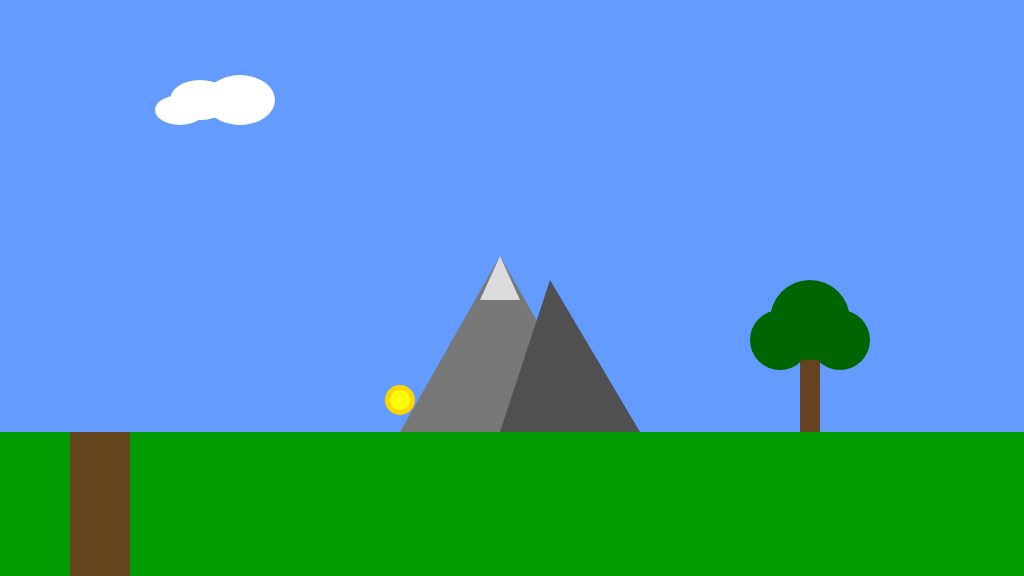
Frame 1 (no input)
Frame 60 (no input): identical to frame 1, image omitted
Frame 120 (the mouse pressed at the canvas centre since frame 60): identical to frame 1, image omitted

The p5.js sketch that drew this single still picture (run headless with seeded random() and noise() and a simulated clock; from frame 60 on, the mouse is pressed at the canvas centre):

// p5.js sketch
// ── sketch.js
/*
 * @file バックグラウンドシーンの描画
 * @description p5.jsを使用して、ゲームの背景となる風景要素（雲、山、木、峡谷、収集アイテム）を描画する
 * @author ユーザー
 */

function setup()
{
	createCanvas(1024, 576);
}

function draw()
{
	background(100, 155, 255); //fill the sky blue

	noStroke();
	fill(0,155,0);
	rect(0, 432, 1024, 144); //draw some green ground

	//1. a cloud in the sky
	noStroke();
	fill(255, 255, 255);
	ellipse(200, 100, 60, 40);
	ellipse(240, 100, 70, 50);
	ellipse(180, 110, 50, 30);

	noStroke();
	fill(255);

	//2. a mountain in the distance
	noStroke();
	fill(120, 120, 120);
	triangle(500, 256, 400, 432, 600, 432);
	fill(80, 80, 80);
	triangle(550, 280, 640, 432, 500, 432);
	fill(220, 220, 220);
	triangle(500, 256, 520, 300, 480, 300);

	noStroke();
	fill(255);

	//3. a tree
	noStroke();
	fill(101, 67, 33);
	rect(800, 346, 20, 86);
	fill(0, 100, 0);
	ellipse(810, 320, 80, 80);
	ellipse(780, 340, 60, 60);
	ellipse(840, 340, 60, 60);

	noStroke();
	fill(255);

	//4. a canyon
	//NB. the canyon should go from ground-level to the bottom of the screen
	noStroke();
	fill(100, 70, 30);
	rect(70, 432, 60, 144);
	
	noStroke();
	fill(255);

	//5. a collectable token - eg. a jewel, fruit, coins
	noStroke();
	fill(255, 215, 0);
	ellipse(400, 400, 30, 30);
	fill(255, 255, 0);
	ellipse(400, 400, 20, 20);

	noStroke();
	fill(255);
}
